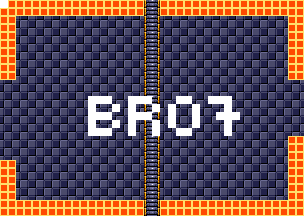

Below is a game level as drawn by its tile map, then a one-line description and the .tmx that defines it (tile-layer data replaced by summaries):
An orthogonal 38x27 tile map with 8x8 px tiles, 4 tile layers (background, foreground, room numbers, Objects), 15 tilesets.

<map version="1.5" tiledversion="1.7.1" orientation="orthogonal" renderorder="right-down" width="38" height="27" tilewidth="8" tileheight="8" infinite="0" nextlayerid="11" nextobjectid="1">
 <tileset firstgid="1" source="tilesheets/tsKarniMata.tsx" />
 <tileset firstgid="1025" source="tilesheets/tsVoodooWasp.tsx" />
 <tileset firstgid="2049" source="tilesheets/tsBurial.tsx" />
 <tileset firstgid="3073" source="tilesheets/tsBlueTemple.tsx" />
 <tileset firstgid="4097" source="tilesheets/tsGoddess.tsx" />
 <tileset firstgid="5121" source="tilesheets/tsKonark.tsx" />
 <tileset firstgid="6145" name="sEnemies" tilewidth="8" tileheight="8" tilecount="1024" columns="32">
  <image source="../grapx/tilesheets/sObjects.bmp" trans="ff94ff" width="256" height="256" />
 </tileset>
 <tileset firstgid="7169" source="tilesheets/tsIceTemple.tsx" />
 <tileset firstgid="8193" source="tilesheets/tsLavaArea.tsx" />
 <tileset firstgid="9217" source="tilesheets/tsBossArea.tsx" />
 <tileset firstgid="10241" source="tilesheets/tsPegu.tsx" />
 <tileset firstgid="11265" source="tilesheets/sTiwanakuTemple.tsx" />
 <tileset firstgid="12289" source="tilesheets/sIndraTemple.tsx" />
 <tileset firstgid="13313" source="tilesheets/sTeleport.tsx" />
 <tileset firstgid="14337" source="tilesheets/sObjects.tsx" />
 <layer id="2" name="background" width="38" height="27">
  <data>[1026 cells, 1026 non-empty, 2 distinct tile ids]</data>
 </layer>
 <layer id="1" name="foreground" width="38" height="27">
  <data>[1026 cells, 256 non-empty, 3 distinct tile ids]</data>
 </layer>
 <layer id="7" name="room numbers" width="38" height="27">
  <data>[1026 cells, 45 non-empty, 1 distinct tile ids]</data>
 </layer>
 <layer id="10" name="Objects" width="38" height="27">
  <data>[1026 cells, 0 non-empty, 0 distinct tile ids]</data>
 </layer>
</map>
